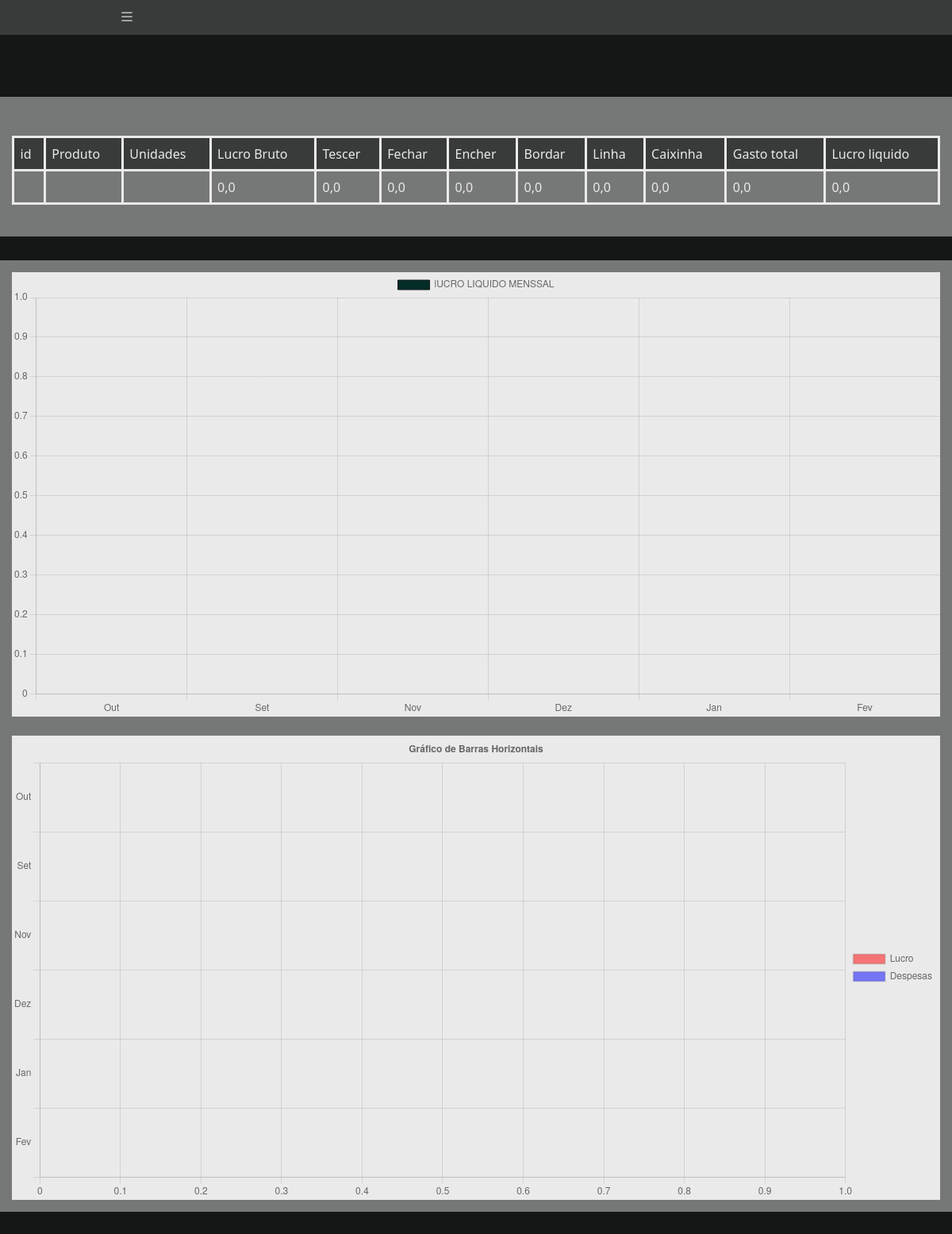
The app's page /, older data.
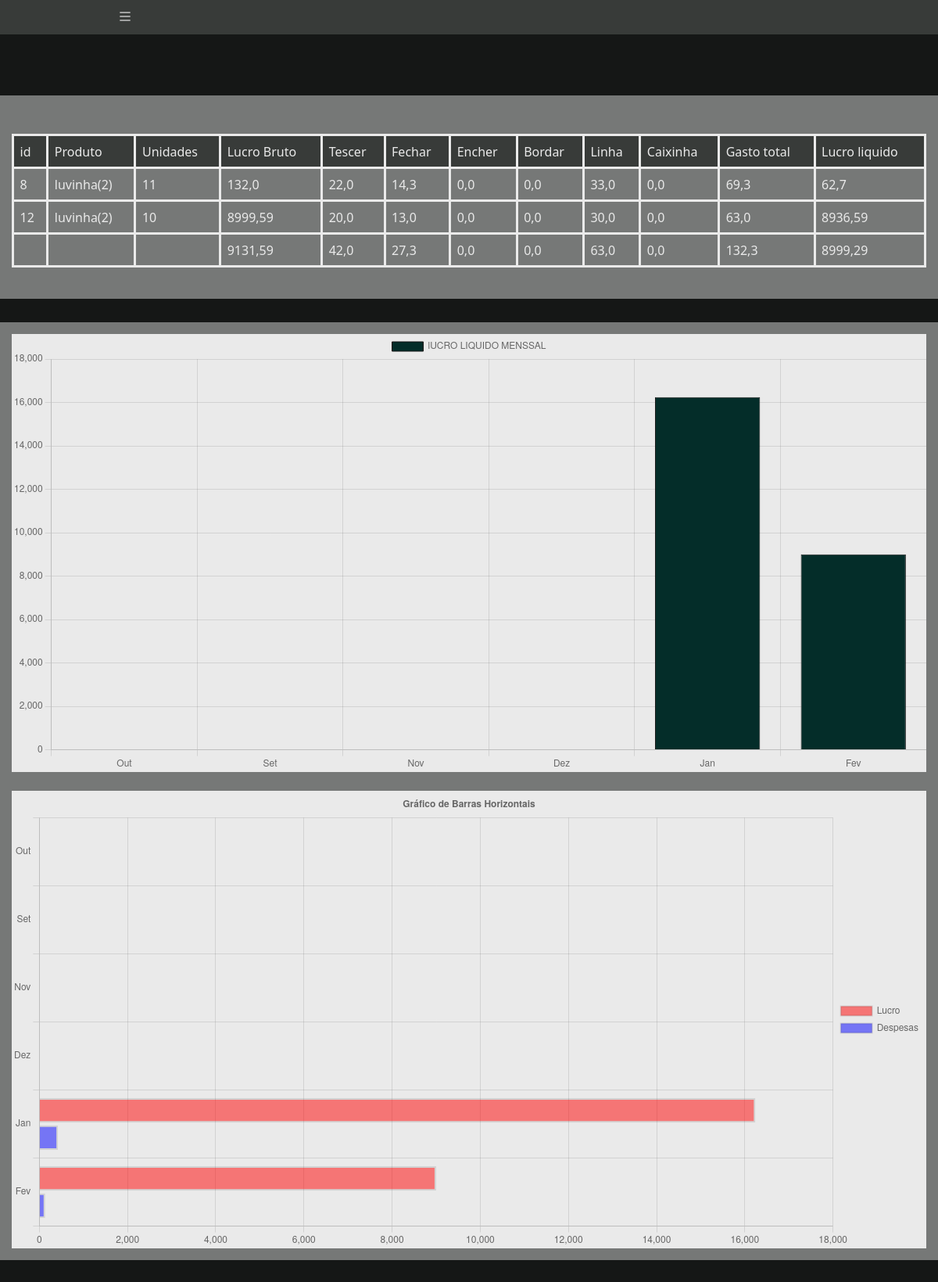
The same page, newer data.
### Venda/models.py (models this page shows, shortened)
class Sale(models.Model):
    class Meta:
        verbose_name = 'Venda'
        verbose_name_plural = 'Vendas'
    product = models.ForeignKey(
        Product,
        on_delete = models.SET_NULL,
        blank = True,
        null = True
    )
    grossProfit = models.FloatField(
        blank = True,
        null = True
    )
    unitsSold = models.IntegerField()
    spentWeaving = models.FloatField()
    spentClose = models.FloatField()
    spentFiling = models.FloatField()
    spentEmbroider = models.FloatField()
    spentLine = models.FloatField()
    spentBox = models.FloatField()
    totalCost = models.FloatField()
    netProfit = models.FloatField()
    day = models.IntegerField(default = date.today().day)
    month = models.IntegerField(default = date.today().month)
    year = models.IntegerField(default = date.today().year)

class Product(models.Model):
    class Meta:
        verbose_name = 'Produto'
        verbose_name_plural = 'Produtos'
    name = models.CharField(max_length = 100, default = "")
    gender = models.BooleanField(default = 0)
    shoeUnits = models.IntegerField(default = 0)
    gloveUnits = models.IntegerField(default = 0)
    denUnits = models.IntegerField(default = 0)
    tiaraUnits = models.IntegerField(default = 0)

### Venda/views/Sales.py (the view)
# urls.py: path('', views.MonthlySales, name = 'Monthly'),
def MonthlySales(request):
    list_month = []
    datas = []
    list_month, profit, expense = profit_expense_six_months(current_month, current_year) # variables in the constant_variables file
    sales = Sale.objects.all().filter(month = current_month, year = current_year) # variables in the constant_variables file
    total_net_profit, sale_value, weave, close, fill, embroider, line, box, total = table_values(sales)
    context = {
        'title' : 'Vendas do mês',
        'total_net_profit' : total_net_profit,
        'sale_value' : sale_value,
        'weave' : weave,
        'close' : close,
        'fill' : fill,
        'embroider' : embroider,
        'line' : line,
        'box' : box,
        'total' : total,
        'categories' : categories, # variables in the constant_variables file
        'sales' : sales,
        'month1' : list_month[0],             # variables in the constant_variables file
        'month2' : list_month[1],             #             *****
        'month3' : list_month[2],             #             *****
        'month4' : list_month[3],             #             *****
        'month5' : list_month[4],             #             *****
        'month6' : list_month[5],             #             *****
        'monthly_profit_data1' : profit[0],   #             *****
        'monthly_profit_data2' : profit[1],   #             *****
        'monthly_profit_data3' : profit[2],   #             *****
        'monthly_profit_data4' : profit[3],   #             *****
        'monthly_profit_data5' : profit[4],   #             *****
        'monthly_profit_data6' : profit[5],   #             *****
        'monthly_expense_data1' : expense[0], #             *****
        'monthly_expense_data2' : expense[1], #             *****
        'monthly_expense_data3' : expense[2], #             *****
        'monthly_expense_data4' : expense[3], #             *****
        'monthly_expense_data5' : expense[4], #             *****
        'monthly_expense_data6' : expense[5], # variables in the constant_variables file
        'status_charts' : True
    }
    return render(
        request,
        'Sales/MonthlySales.html',
        context = context,
    )

### Venda/constant_variables.py (called while the page is built)
def format_accurately_list(*values):
    return [
        float(f"{val:.2f}") for val in values
    ]

def table_values(sales, sale_value = 0.00, total_net_profit = 0.00, weave = 0.00, close = 0.00, fill = 0.00, embroider = 0.00, line = 0.00, box = 0.00, total = 0.00):
    for s in sales:
        total_net_profit += s.netProfit
        sale_value += s.grossProfit
        weave += s.spentWeaving
        close += s.spentClose
        fill += s.spentFiling
        embroider += s.spentEmbroider
        line += s.spentLine
        box += s.spentBox
        total += s.totalCost
    return format_accurately_list(total_net_profit, sale_value, weave, close, fill, embroider, line, box, total)

### Venda/templates/Sales/MonthlySales.html (shortened to what this page needs)
{% extends "global/base.html" %}
{% block body_page %}
    <br>
    <br>
    <main class = "content">
        <br>
            <table>
                <tr class = 'table-title'>
                    {% for cat in categories %}
                        <td><p>{{cat}}</p></td>
                    {% endfor %}
                </tr>
                {% for s in sales %}
                    <tr>
                       <td><p>{{s.pk}}</p></td>
                       <td><p>{{s.product.name}}</p></td>
                       <td><p>{{s.unitsSold}}</p></td>
                       <td><p>{{s.grossProfit}}</p></td>
                       <td><p>{{s.spentWeaving}}</p></td>
                       <td><p>{{s.spentClose}}</p></td>
                       <td><p>{{s.spentFiling}}</p></td>
                       <td><p>{{s.spentEmbroider}}</p></td>
                       <td><p>{{s.spentLine}}</p></td>
                       <td><p>{{s.spentBox}}</p></td>
                       <td><p>{{s.totalCost}}</p></td>
                       <td><p>{{s.netProfit}}</p></td>
                    </tr>
                {% endfor %}
                <td><p>{{s.pk}}</p></td>
                <td><p></p></td>
                <td><p></p></td>
                <td><p>{{sale_value}}</p></td>
                <td><p>{{weave}}</p></td>
                <td><p>{{close}}</p></td>
                <td><p>{{fill}}</p></td>
                <td><p>{{embroider}}</p></td>
                <td><p>{{line}}</p></td>
                <td><p>{{box}}</p></td>
                <td><p>{{total}}</p></td>
                <td><p>{{total_net_profit}}</p></td>
            </table>
    </main>
{% endblock body_page %}
{% block CHART %}
<div class="content">
    <canvas id="myDynamicChart" width="100%" height="100%"></canvas>
    <br>
    <canvas id="myHorizontalChart" width="400" height="200"></canvas>
</div>
{% endblock CHART %}

Row changes from the older to the newer data that the page shows:
added Sale: pk "8", product.name "luvinha(2)", unitsSold "11", grossProfit "132,0", spentWeaving "22,0", spentClose "14,3", spentFiling "0,0", spentEmbroider "0,0", spentLine "33,0", spentBox "0,0", totalCost "69,3", netProfit "62,7"
added Sale: pk "12", product.name "luvinha(2)", unitsSold "10", grossProfit "8999,59", spentWeaving "20,0", spentClose "13,0", spentFiling "0,0", spentEmbroider "0,0", spentLine "30,0", spentBox "0,0", totalCost "63,0", netProfit "8936,59"
Text that changed along with them:
{{ sale_value }}: "0,0" → "9131,59"
{{ weave }}: "0,0" → "42,0"
{{ close }}: "0,0" → "27,3"
{{ line }}: "0,0" → "63,0"
{{ total }}: "0,0" → "132,3"
{{ total_net_profit }}: "0,0" → "8999,29"
chart data {{ monthly_profit_data5 | safe }}: 0.0 → 16239.89
chart data {{ monthly_profit_data6 | safe }}: 0.0 → 8999.29
chart data {{ monthly_expense_data5 | safe }}: 0.0 → 422.1
chart data {{ monthly_expense_data6 | safe }}: 0.0 → 132.3
